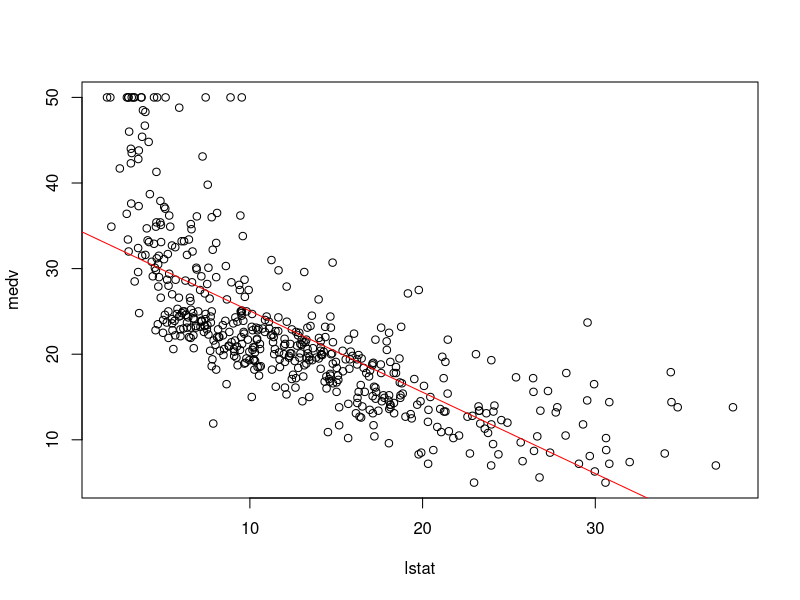
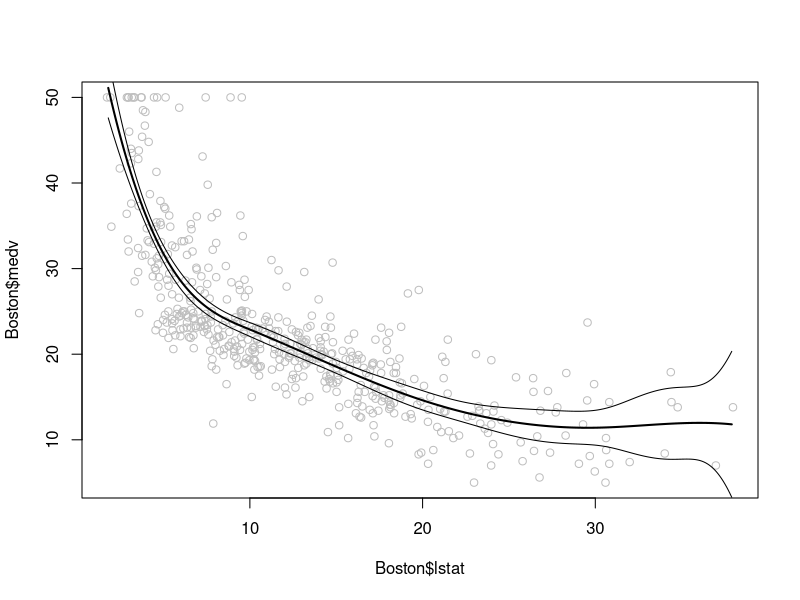
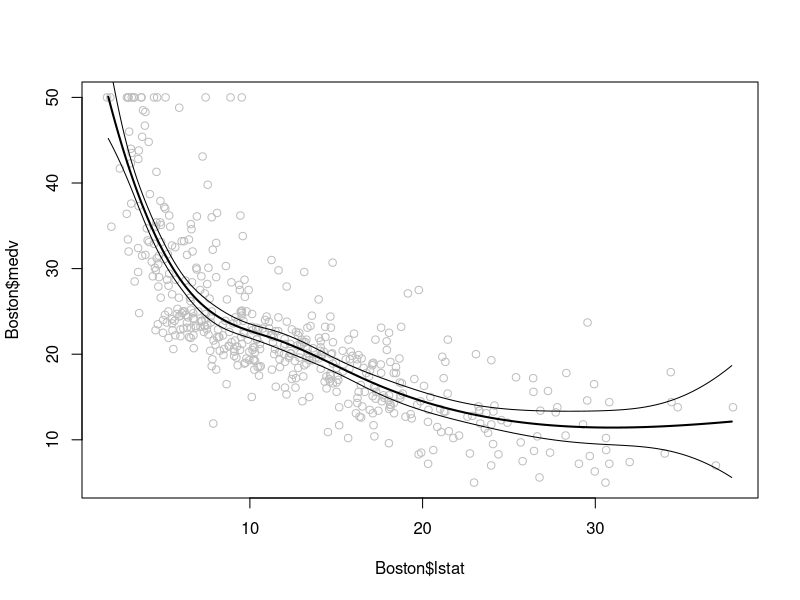
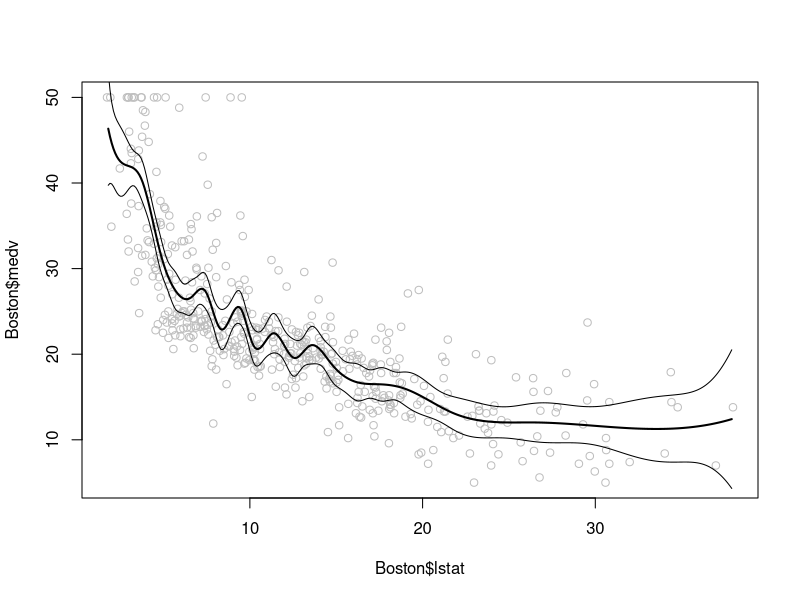
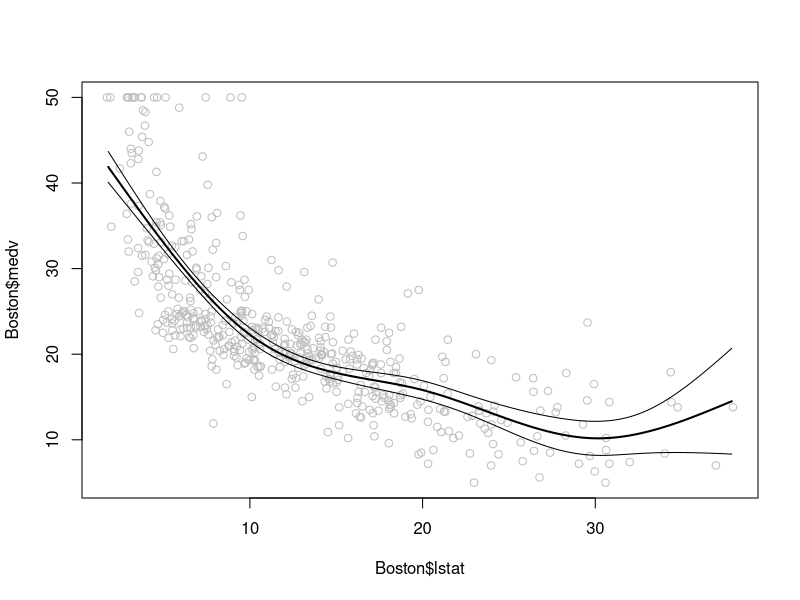
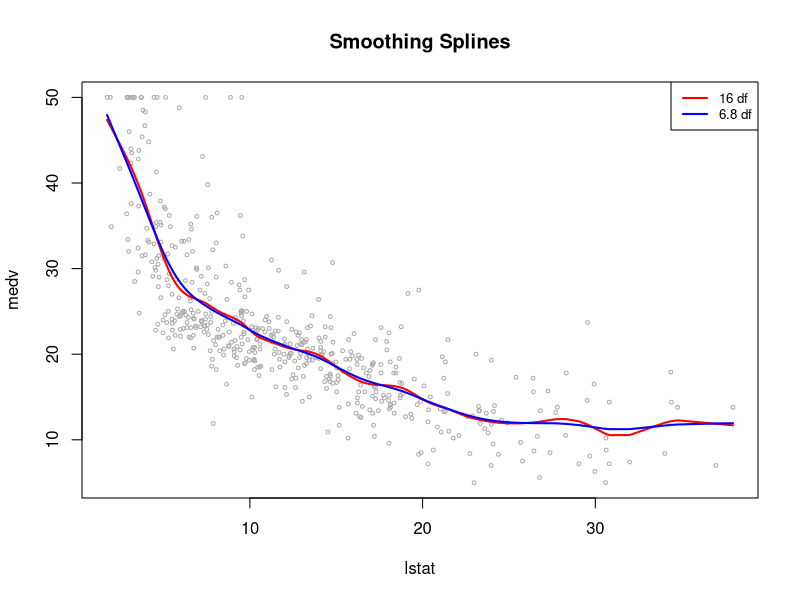

Here is the R script that generated these plots, in order:
## ---- chunk 1
knitr::opts_chunk$set(echo = TRUE)
knitr::opts_chunk$set(error = TRUE)
## ---- chunk 2
options(warn=1)
library(MASS)
data(Boston)
?Boston
attach(Boston)
summary(medv)
summary(lstat)
## ---- chunk 3
reg1 = lm(medv ~ lstat, data=Boston)
summary(reg1)
#plot(reg1)
plot(medv ~ lstat, data=Boston)
abline(reg1, col="red")
predict(reg1, newdata = list(lstat=32), interval="confidence")
## ---- chunk 4
reg2 = lm(medv ~ ., data=Boston)
summary(reg2)
#plot(reg2)
reg3 = lm(medv ~ poly(lstat,3)+ crim + zn + crim:zn+ (chas + nox + rm)^2, data=Boston)
coef(reg3)
## ---- chunk 5
library(splines)
par(mfrow=c(1,1))
fit = lm(medv ~ bs(lstat, knots=c(10,20,30)), data=Boston)
lstat.grid <- seq(from=1.8, to=37.9, by=0.1)
pred = predict(fit, newdata=list(lstat=lstat.grid), se=TRUE)
plot(Boston$lstat, Boston$medv, col="gray")
lines(lstat.grid, pred$fit, lwd=2)
lines(lstat.grid, pred$fit + 2*pred$se, lwd="dashed")
lines(lstat.grid, pred$fit - 2*pred$se, lwd="dashed")
## ---- chunk 6
fit2 = lm(medv ~ bs(lstat, df=6), data=Boston)
attr(bs(lstat, df=6), "knots")
pred2 = predict(fit2, newdata=list(lstat=lstat.grid), se=TRUE)
plot(Boston$lstat, Boston$medv, col="gray")
lines(lstat.grid, pred2$fit, lwd=2)
lines(lstat.grid, pred2$fit + 2*pred2$se, lwd="dashed")
lines(lstat.grid, pred2$fit - 2*pred2$se, lwd="dashed")
## ---- chunk 7
fit2 = lm(medv ~ bs(lstat, df=20), data=Boston)
attr(bs(lstat, df=20), "knots")
pred2 = predict(fit2, newdata=list(lstat=lstat.grid), se=TRUE)
plot(Boston$lstat, Boston$medv, col="gray")
lines(lstat.grid, pred2$fit, lwd=2)
lines(lstat.grid, pred2$fit + 2*pred2$se, lwd="dashed")
lines(lstat.grid, pred2$fit - 2*pred2$se, lwd="dashed")
## ---- chunk 8
fit = lm(medv ~ ns(lstat, knots=c(10,20,30)), data=Boston)
lstat.grid <- seq(from=1.8, to=37.9, by=0.1)
pred = predict(fit, newdata=list(lstat=lstat.grid), se=TRUE)
plot(Boston$lstat, Boston$medv, col="gray")
lines(lstat.grid, pred$fit, lwd=2)
lines(lstat.grid, pred$fit + 2*pred$se, lwd="dashed")
lines(lstat.grid, pred$fit - 2*pred$se, lwd="dashed")
## ---- chunk 9
plot(lstat, medv, cex=.5, col="darkgrey")
title("Smoothing Splines")
fit = smooth.spline(lstat, medv, df=16)
fit2 = smooth.spline(lstat, medv, cv=FALSE) # generalized CV
fit2$df
lines(fit, col="red", lwd=2)
lines(fit2, col="blue", lwd=2)
legend("topright", legend=c("16 df", "6.8 df"), col=c("red", "blue"), lty=1, lwd=2, cex=.8)
